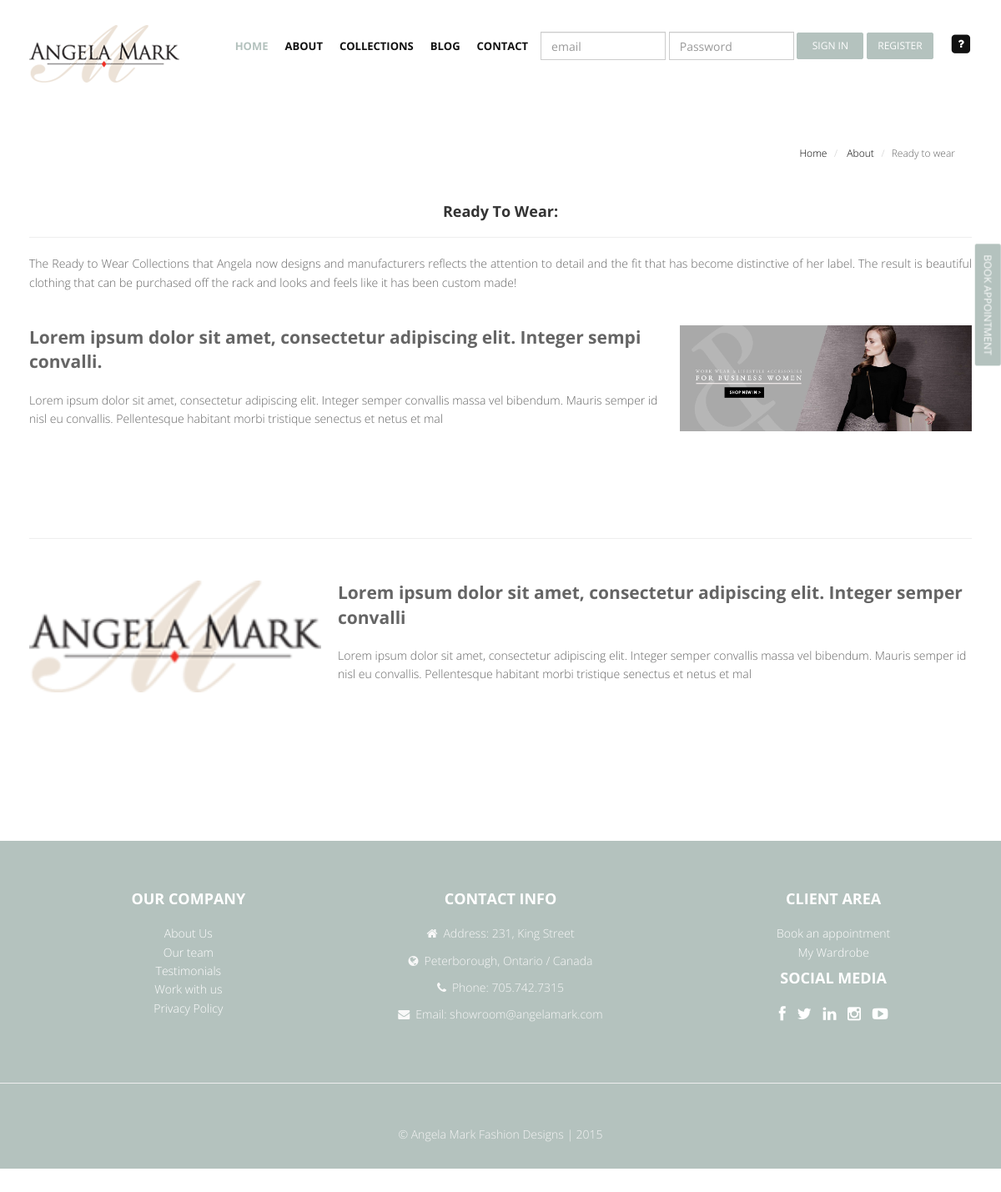
Screenshot of /AngelaFinal/web/pages/readyToWear.php with the database file from the repository.
### tables this page shows
CREATE TABLE IF NOT EXISTS `logos` (
  `id` int(10) unsigned NOT NULL,
  `path` varchar(200) NOT NULL
);

CREATE TABLE IF NOT EXISTS `pagecontent` (
  `id` int(10) unsigned NOT NULL,
  `pageID` int(11) NOT NULL,
  `variable` varchar(30) NOT NULL,
  `content` longtext NOT NULL
);

CREATE TABLE IF NOT EXISTS `pagephotos` (
  `id` int(4) NOT NULL,
  `path` varchar(200) NOT NULL,
  `pageId` int(4) DEFAULT NULL,
  `date` timestamp NOT NULL DEFAULT CURRENT_TIMESTAMP,
  `active` int(1) NOT NULL,
  `subtitle` varchar(80) DEFAULT NULL,
  `description` varchar(200) DEFAULT NULL
);

### AngelaFinal/src/Session.php (called while the page is built, shortened)
<?php
	class Session{
		private $loggedIn = false;
		public function isLoggedIn(){
			return $this->loggedIn;
		}
		private function checkLogin(){
			if (isset($_SESSION['userID'])){
				$this->userID = $_SESSION['userID'];
				$this->loggedIn = true;
			}else{
				$this->loggedIn = false;
			}
		}
	}
?>

### AngelaFinal/src/factories/factoryDAOPdo.php (called while the page is built, shortened)
<?php
	require_once DIR_PDO.'managementPhotosDAOPdo.php';
	require_once DIR_PDO.'managementContentDAOPdo.php';
class FactoryDAOPdo implements FactoryDAO {
	private static $instance = null;
	public static function getInstance() {
		if (self::$instance == null) {
			self::$instance = new FactoryDAOPdo();
		}
		return self::$instance;
	}
	public function createManagementPhotosPersistence() {
		return new ManagementPhotosDAOPdo();
	}
	public function createManagementContentPersistence() {
		return new ManagementContentDAOPdo();
	}
}
?>

### AngelaFinal/src/controllers/managementContentController.php (called while the page is built, shortened)
<?php
	require_once DIR_FAC.'factoryDAOPdo.php';
class ManagementContentController {
	private $persistenceManagement;
	public function __construct() {
		$this->factory = FactoryDAOPdo::getInstance();
		$this->persistenceManagement = $this->factory->createManagementContentPersistence();
	}
	public function searchContent($param,$value,$type){
		$result = $this->persistenceManagement->searchContent($param,$value,$type);
		return $result;
	}
	public function searchLogo(){
		$result = $this->persistenceManagement->searchLogo();
		return $result;
	}
}
 ?>

### AngelaFinal/src/views/managementContentView.php (called while the page is built, shortened)
<?php
	require_once DIR_MOD.'managementContent.php';
	require_once DIR_CON.'managementContentController.php';
class ManagementContentView{
	private $managementContentController;
	function __construct() {
		$this->managementContentController = new ManagementContentController();
	}
	public function searchContent($param,$value,$type) {
		$result = $this->managementContentController->searchContent($param,$value,$type);
		return $result;
	}
	public function searchLogo(){
		$result = $this->managementContentController->searchLogo();
		return $result;
	}
}
 ?>

### AngelaFinal/src/persistenceDAOPdo/managementContentDAOPdo.php (called while the page is built, shortened)
<?php
	require_once DIR_MOD.'managementContent.php';
class ManagementContentDAOPdo implements ManagementContentDAO {
	public function searchContent($param,$value,$type){
		$className = 'ConnectionDAOPdo';
		$con = $className::getConnection();
		$query = 'SELECT * FROM pagecontent Where '.$param.' = '.$value;
		$stmt = $con->prepare($query);
		$stmt->execute();
		$result = $stmt->fetchAll();
		$managementsList = new ArrayObject();
		foreach ($result as $row) {
			$management = new ManagementContent();
			$management->setIdContent($row['id']);
			$management->setPageIdContent($row['pageID']);
			$management->setVariable($row['variable']);
			$management->setContent($row['content']);
			$managementsList->append($management);
		}
		if($type==1){
			return $management;
		}elseif($type==2){
			return $managementsList;
		}
	}
	public function searchLogo() {
		$className = 'ConnectionDAOPdo';
		$con = $className::getConnection();
		$query = 'SELECT * FROM logos Where id = 1';
		$stmt = $con->prepare($query);
		$stmt->execute();
		$result = $stmt->fetchAll();
		$management = '';
		foreach ($result as $row) {
			$management = new ManagementContent();
			$management->setIdLogo($row['id']);
			$management->setLogo($row['path']);
		}
		return $management;
	}
}
?>

### AngelaFinal/src/models/managementContent.php (called while the page is built, shortened)
<?php
class ManagementContent{
	private $content;
	private $logo;
	function getContent(){
		return $this->content;
	}
	function setContent($content){
		$this->content=$content;
	}
	function getLogo(){
		return $this->logo;
	}
	function setLogo($logo){
		$this->logo=$logo;
	}
}

### AngelaFinal/src/controllers/managementPhotosController.php (called while the page is built, shortened)
<?php
	require_once DIR_FAC.'factoryDAOPdo.php';
class ManagementPhotosController {
	private $persistenceManagement;
	public function __construct() {
		$this->factory = FactoryDAOPdo::getInstance();
		$this->persistenceManagement = $this->factory->createManagementPhotosPersistence();
	}
	public function searchPhotos($param,$value,$type){
		$result = $this->persistenceManagement->searchPhotos($param,$value,$type);
		return $result;
	}
}
 ?>

### AngelaFinal/src/views/managementPhotosView.php (called while the page is built, shortened)
<?php
	require_once DIR_MOD.'managementPhotos.php';
	require_once DIR_CON.'managementPhotosController.php';
class ManagementPhotosView{
	private $managementPhotosController;
	function __construct() {
		$this->managementPhotosController = new ManagementPhotosController();
	}
	public function searchPhotos($param,$value,$type) {
		$result = $this->managementPhotosController->searchPhotos($param,$value,$type);
		return $result;
	}
}
 ?>

### AngelaFinal/src/persistenceDAOPdo/managementPhotosDAOPdo.php (called while the page is built, shortened)
<?php
	require_once DIR_MOD.'managementPhotos.php';
class ManagementPhotosDAOPdo implements ManagementPhotosDAO {
	public function searchPhotos($param,$value,$type) {
		$className = 'ConnectionDAOPdo';
		$con = $className::getConnection();
		$query = 'SELECT * FROM pagephotos Where '.$param.' = '.$value;
		$stmt = $con->prepare($query);
		$stmt->execute();
		$result = $stmt->fetchAll();
		$management = '';
		$managementsList = new ArrayObject();
		foreach ($result as $row) {
			$management = new ManagementPhotos();
			$management->setIdPhoto($row['id']);
			$management->setPathPhoto($row['path']);
			$management->setPageIdPhoto($row['pageId']);
			$management->setDates($row['date']);
			$management->setActive($row['active']);
			$management->setSubtitle($row['subtitle']);
			$management->setDescription($row['description']);
			$managementsList->append($management);
		}
		if($type==1){
			return $management;
		}elseif($type==2){
			return $managementsList;
		}
	}
}
?>

### AngelaFinal/src/models/managementPhotos.php (called while the page is built, shortened)
<?php
class ManagementPhotos{
	private $idPhoto;
	private $pathPhoto;
	private $subtitle;
	private $description;
	function getIdPhoto(){
		return $this->idPhoto;
	}
	function getPathPhoto(){
		return $this->pathPhoto;
	}
	function getSubtitle(){
		return $this->subtitle;
	}
	function setIdPhoto($idPhoto){
		$this->idPhoto=$idPhoto;
	}
	function setPathPhoto($pathPhoto){
		$this->pathPhoto=$pathPhoto;
	}
	function setSubtitle($subtitle){
		$this->subtitle=$subtitle;
	}
	public function getDescription() {
	    return $this->description;
	}
	public function setDescription($description) {
	    $this->description = $description;
	}
}
?>

### AngelaFinal/web/layout/listContent.php (the view, shortened to what this page needs)
<?php
require_once('../../src/Session.php');
require_once (DIR_VIE.'managementPhotosView.php');
require_once (DIR_VIE.'managementContentView.php');
$manegementPhotosView = new ManagementPhotosView();
$managementPhotos = $manegementPhotosView->searchPhotos('pageId',$pageId,'2');
$code = '';
$flagDivider = false;
$align = 'right';
$flagAlign = true;
foreach ($managementPhotos as $key) {
	if($flagDivider) {
		$code.='<hr class="featurette-divider">
	';
	}
	$code.='<div class="featurette" id="photo'.$pageId.'-'.$key->getIdPhoto().'" style="margin-bottom: 10%">
		<img class="featurette-image  img-responsive pull-'.$align.'" src="../../'.$key->getPathPhoto().'" height="300" width="350">
		<p class="lead"><strong>'.$key->getSubtitle().'</strong></p>
		<p class="">'.$key->getDescription().'</p>
	</div>
	';
	$flagDivider = true;
	$align = ($flagAlign ? 'left' : 'right');
	$flagAlign = ($flagAlign ? false : true);
}
?>
		<?php echo $code;?>

### AngelaFinal/web/pages/readyToWear.php (shortened to what this page needs)
<?php
	require_once('../../src/Session.php');
	require_once (DIR_VIE.'managementPhotosView.php');
	require_once (DIR_VIE.'managementContentView.php');
	$managementContentView = new ManagementContentView();
    $pageId = '5';
	$managementContent = $managementContentView->searchContent('pageId',$pageId,'1');
	$session = new Session();
?>
<html lang="en">
<head>
	<?php include( DIR_LAY.'headPages.php');?>
<link href="<?php echo DIR_AST; ?>css/one-page-wonder.css" rel="stylesheet">
</head>
<body>
	<div id="wrapper">
		<?php
		if($session->isLoggedIn()){
            if ($_SESSION['role']==2){
                include (DIR_LAY.'headerUserPages.php') ;
            }elseif($_SESSION['role']==1){
                include( DIR_LAY.'headerAdminPages.php') ;
            }elseif($_SESSION['role']==3){
                include( DIR_LAY.'headerStaffPages.php') ;
            }
        }else{
            include( DIR_LAY.'headerPages.php') ;
        }
		?>
<br>
<br>
<br>
<br>
<br>
        <div class="breadcrumbs">
            <div class="container">
                <div class="row">
                    <div class="col-lg-4 col-sm-4">
                    </div>
                    <div class="col-lg-8 col-sm-8">
                        <ol class="breadcrumb pull-right">
                            <li>
                                <a href="../../index.php">Home</a>
                            </li>
                            <li>
                                <a href="#">About</a>
                            </li>
                            <li class="./web/pages/readyToWear.php">Ready to wear</li>
                        </ol>
                    </div>
                </div>
            </div>
        </div>
        <div class="container">
            <div class="row">
                <div class="col-lg-12 ">
                    <?php echo $managementContent->getContent(); ?>
                </div>
            </div>
        </div>
        <div class="container">
            <?php include(DIR_LAY.'listContent.php'); ?>
        </div>
   	<?php include( DIR_LAY.'footerPages.php') ?>
</html>

### AngelaFinal/web/layout/headerPages.php (shortened to what this page needs)
<?php
require_once (DIR_VIE.'managementContentView.php');
$layoutManagementContentView = new ManagementContentView();
$logo = $layoutManagementContentView->searchLogo()->getLogo();
$blog = $layoutManagementContentView->searchContent('pageId','11','1')->getContent();
?>
	<header>
        <div class="navbar navbar-default navbar-fixed-top">
            <div class="container">
                <div class="navbar-header">
                    <a class="navbar-brand" href="../../index.php">
						<img src="../../<?php echo $logo; ?>">
					</a>
                </div>
                <div class="navbar-collapse collapse " id="navbar-main">
					<div>
						<button class="btn btn-theme" Style=" transform: rotate(90deg); cursor: pointer; right:-57px; top:0px; margin-top:350px; z-index:999997; position:fixed;" data-direction='left' data-toggle="modal" data-target="#myBook">Book Appointment</button>
					</div>
                    <ul class="nav navbar-nav">
                        <li class="active"><a href="../../index.php">Home</a></li>
                        <li class="dropdown" >
                            <a href="#" id="dropdownactive" class="dropdown-toggle " data-toggle="dropdown" data-hover="dropdown" data-delay="0" data-close-others="false">About <b class=" icon-angle-down"></b></a>
                        </li>
                        <li class="dropdown" >
                            <a href="#" id="dropdownactive" class="dropdown-toggle " data-toggle="dropdown" data-hover="dropdown" data-delay="0" data-close-others="false">Collections <b class=" icon-angle-down"></b></a>
                        </li>
                        <li><a href="<?php echo $blog; ?>" >Blog</a></li>
                        <li><a href="../pages/contact.php">Contact</a></li>
						<li>
							<form class="navbar-form navbar-right"   action="../../src/handlers/userHandler.php?a=login" method="post">
								<div class="form-group" >
									<input type="email" class="form-control" style="width:150px" name="email" required placeholder="email">
								</div>
								<div class="form-group">
									<input type="password" class="form-control" style="width:150px" name="password" required placeholder="Password">
								</div>
								<div class="form-group">
									<button type="submit" style="width:80px" class="btn btn-theme">Sign In</button>
								</div>
								<div class="form-group">
									<div data-toggle="modal" data-target="#myModal">
										<button type="button" style="width:80px" class="btn btn-theme">Register</button>
									</div>
								</div>
							</form>
						</li>
                        <li class="dropdown" >
                            <a href="#" title="Forgot your password?" data-toggle="modal" data-target="#myRecovery">
                                <span class="fa-stack">
                                    <i class="fa fa-square fa-stack-2x"></i>
                                    <i class="fa fa-question fa-stack-1x fa-inverse"></i>
                                </span>
                            </a>
                        </li>
                    </ul>
                </div>
            </div>
        </div>
		</div>

### rows the page displays
logos: path (picture)
pagecontent: content "Ready To Wear: The Ready to Wear Collections that Angela now designs and manufacturers reflects the attention to detail and the fit that has become distinctive of her label. The result is beautiful clothing that can be purchased off the rack and looks and feels like it has been custom made!"
pagephotos: path (picture), subtitle "Lorem ipsum dolor sit amet, consectetur adipiscing elit. Integer sempi convalli.", description "Lorem ipsum dolor sit amet, consectetur adipiscing elit. Integer semper convallis massa vel bibendum. Mauris semper id nisl eu convallis. Pellentesque habitant morbi tristique senectus et netus et mal"
pagephotos: path (picture), subtitle "Lorem ipsum dolor sit amet, consectetur adipiscing elit. Integer semper convalli", description "Lorem ipsum dolor sit amet, consectetur adipiscing elit. Integer semper convallis massa vel bibendum. Mauris semper id nisl eu convallis. Pellentesque habitant morbi tristique senectus et netus et mal"
